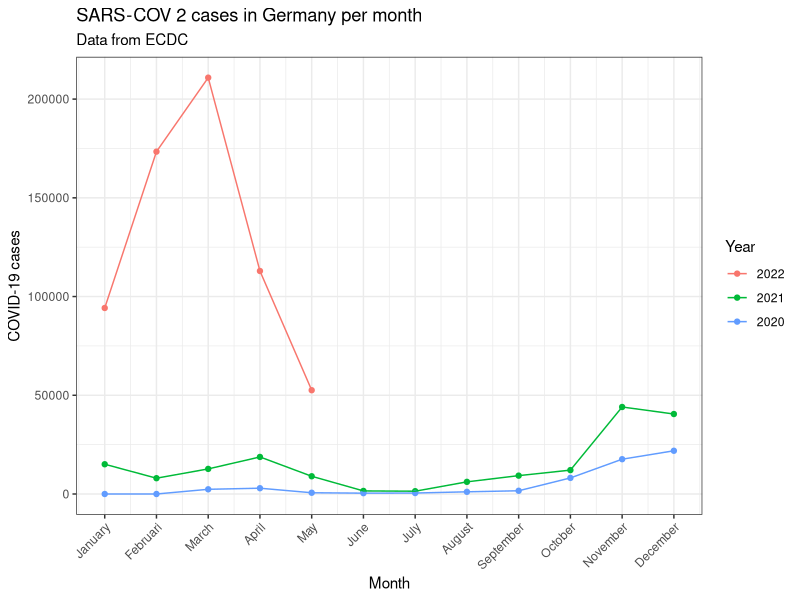
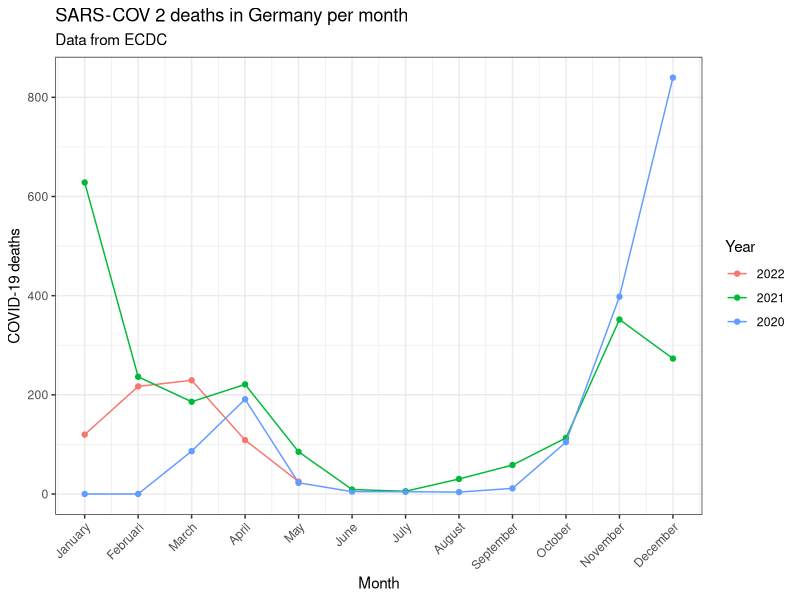

R code for these plots, in order:
## ---- chunk 1
# Parameters have been manually set for the purpose of this site, as bookdown does not support stating parameters in YAML
parameter<-list()
parameter$country<-"Germany"
parameter$year<-c(2020:2022)
parameter$month<-c(1:12)
## ---- chunk 2
library(here)
library(tidyverse)
library(ggplot2)
## ---- chunk 3
############################################################### Reading data
covid_data<-read.csv("./data.raw/data.csv")
covid_data_vis<-covid_data

############################################################### Mangling data
covid_years<-covid_data$year %>% unique()
covid_data_vis$year<-factor(as.character(covid_data$year), levels = as.character(covid_years)) #Making year a factor so it 
                                                                                #colours nicely instead of using a gradiant

months<-c("January", "Februari", "March", "April", "May", "June", "July", "August", "September", "October", "November",
          "December") #Storing months to put on the x-axis

covid_data_vis_filter1<-covid_data_vis %>% filter(year %in% parameter$year,
                          month %in% parameter$month,
                          countriesAndTerritories %in% parameter$country)

############################################################### Creating visualisation: Cases per month
covid_data_vis_filter1 %>% group_by(month, year) %>% dplyr::summarise(
  cases=mean(cases, na.rm=TRUE)
) %>% ggplot(aes(x=month, y=cases))+
  geom_point(aes(color=year))+
  geom_line(aes(group=year, color=year))+
  theme_bw()+
  theme(axis.text.x = element_text(angle=45, hjust=1))+
  labs(
    title=paste0("SARS-COV 2 cases in ",parameter$country, " per month"),
    subtitle = "Data from ECDC",
    x="Month",
    y="COVID-19 cases",
    color="Year"
  )+
  scale_x_continuous(breaks=(seq(1:12)), labels = months)

############################################################# Creating visualisation: Deaths per month
covid_data_vis_filter1 %>% group_by(month, year) %>% dplyr::summarise(
  deaths=mean(deaths, na.rm=TRUE)
) %>% ggplot(aes(x=month, y=deaths))+
  geom_point(aes(color=year))+
  geom_line(aes(group=year, color=year))+
  theme_bw()+
  theme(axis.text.x = element_text(angle=45, hjust=1))+
  labs(
    title=paste0("SARS-COV 2 deaths in ",parameter$country, " per month"),
    subtitle = "Data from ECDC",
    x="Month",
    y="COVID-19 deaths",
    color="Year"
  )+
  scale_x_continuous(breaks=(seq(1:12)), labels = months)
